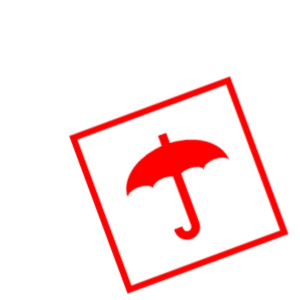
#> input picture testimage5.png, 300 x 300 px
$ python newtest.py   (older library calls are emulated)
#> lines starting #> are read from the running program, lines starting #| are printed output that depends on the picture
import numpy as np
import cv2
from matplotlib import pyplot as plt

img1 = cv2.imread('testimage5.png',0)          # queryImage
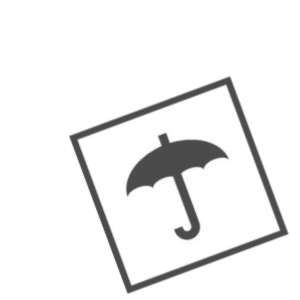
#> img1: shape (300, 300); min 73, max 255, mean 239.8
img2 = cv2.imread('testimage3.png',0) # trainImage
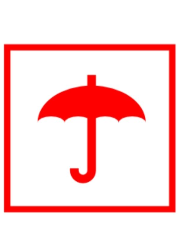
#> input picture testimage3.png, 183 x 232 px
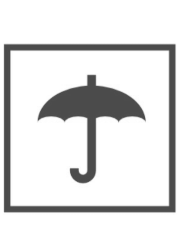
#> img2: shape (232, 183); min 73, max 255, mean 222.9

# Initiate SIFT detector
sift = cv2.SIFT()

# find the keypoints and descriptors with SIFT
kp1, des1 = sift.detectAndCompute(img1,None)
#> kp1 = 41 keypoints; strongest (x, y, size): (180, 232, 6.8), (172, 160, 33.3), (163, 138, 6), (202, 153, 19.9)
kp2, des2 = sift.detectAndCompute(img2,None)
#> kp2 = 38 keypoints; strongest (x, y, size): (74, 173, 6.8), (122, 106, 19.7), (61, 106, 20), (171, 48, 6.9)

# FLANN parameters
FLANN_INDEX_KDTREE = 0
index_params = dict(algorithm = FLANN_INDEX_KDTREE, trees = 5)
search_params = dict(checks=50)   # or pass empty dictionary

flann = cv2.FlannBasedMatcher(index_params,search_params)

matches = flann.knnMatch(des1,des2,k=2)
#> matches = 41 matches

# Need to draw only good matches, so create a mask
matchesMask = [[0,0] for i in xrange(len(matches))]
#> matchesMask = 41 pairs, first value 0 to 0, second value 0 to 0

# ratio test as per Lowe's paper
for i,(m,n) in enumerate(matches):
    if m.distance < 0.7*n.distance:
        matchesMask[i]=[1,0]
#> this loop made 41 passes
#> after the loop, matchesMask = 41 pairs, first value 0 to 1, second value 0 to 0

draw_params = dict(matchColor = (0,255,0),
                   singlePointColor = (255,0,0),
                   matchesMask = matchesMask,
                   flags = 0)
#> draw_params = 4 items

img3 = cv2.drawMatchesKnn(img1,kp1,img2,kp2,matches,None,**draw_params)
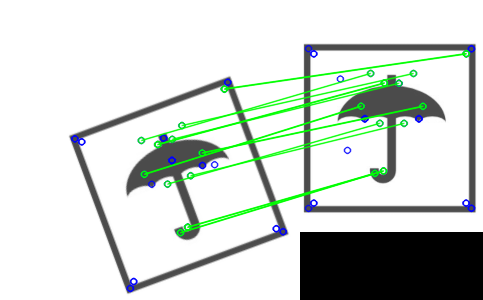
#> img3: shape (300, 483, 3); mean of channels 0, 1, 2 208.6, 214.5, 207.2; drawn as B, G, R
plt.imshow(img3,),plt.show()
